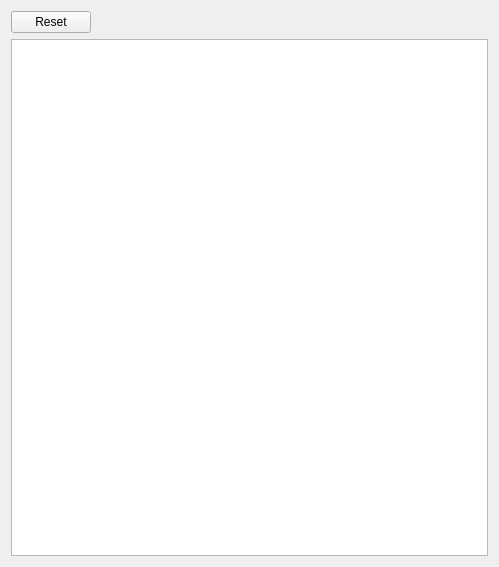
<?xml version="1.0" encoding="UTF-8"?>
<ui version="4.0">
 <class>NDLCom::CommunicationStatisticWidget</class>
 <widget class="QWidget" name="NDLCom::CommunicationStatisticWidget">
  <property name="geometry">
   <rect>
    <x>0</x>
    <y>0</y>
    <width>499</width>
    <height>567</height>
   </rect>
  </property>
  <property name="windowTitle">
   <string>Form</string>
  </property>
  <layout class="QVBoxLayout" name="verticalLayout">
   <item>
    <layout class="QHBoxLayout" name="horizontalLayout">
     <item>
      <widget class="QPushButton" name="resetButton">
       <property name="text">
        <string>Reset</string>
       </property>
      </widget>
     </item>
     <item>
      <spacer name="horizontalSpacer">
       <property name="orientation">
        <enum>Qt::Horizontal</enum>
       </property>
       <property name="sizeHint" stdset="0">
        <size>
         <width>40</width>
         <height>20</height>
        </size>
       </property>
      </spacer>
     </item>
    </layout>
   </item>
   <item>
    <widget class="QTableWidget" name="outputTable">
     <attribute name="verticalHeaderVisible">
      <bool>false</bool>
     </attribute>
     <attribute name="verticalHeaderVisible">
      <bool>false</bool>
     </attribute>
    </widget>
   </item>
  </layout>
 </widget>
 <resources/>
 <connections/>
</ui>
